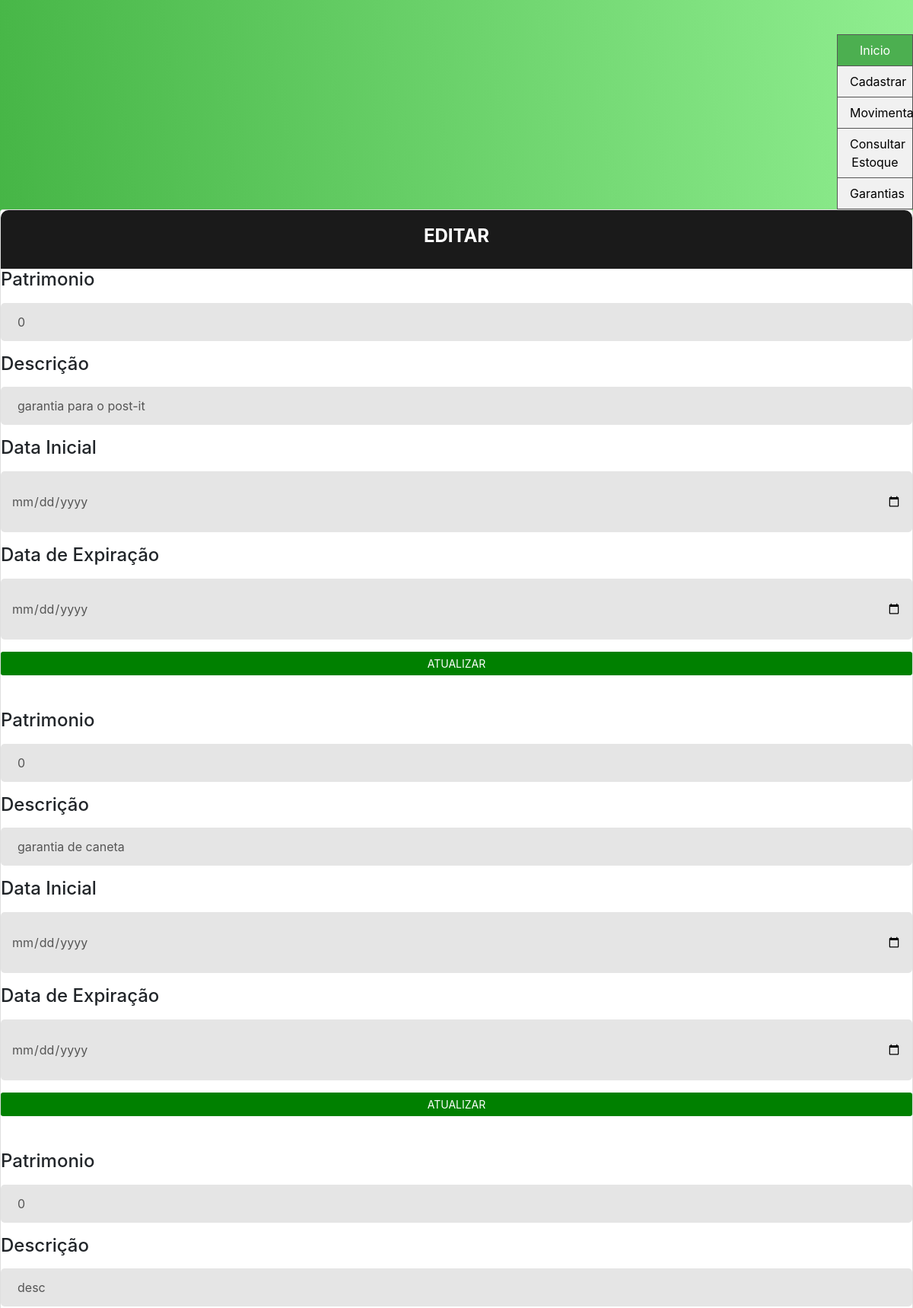
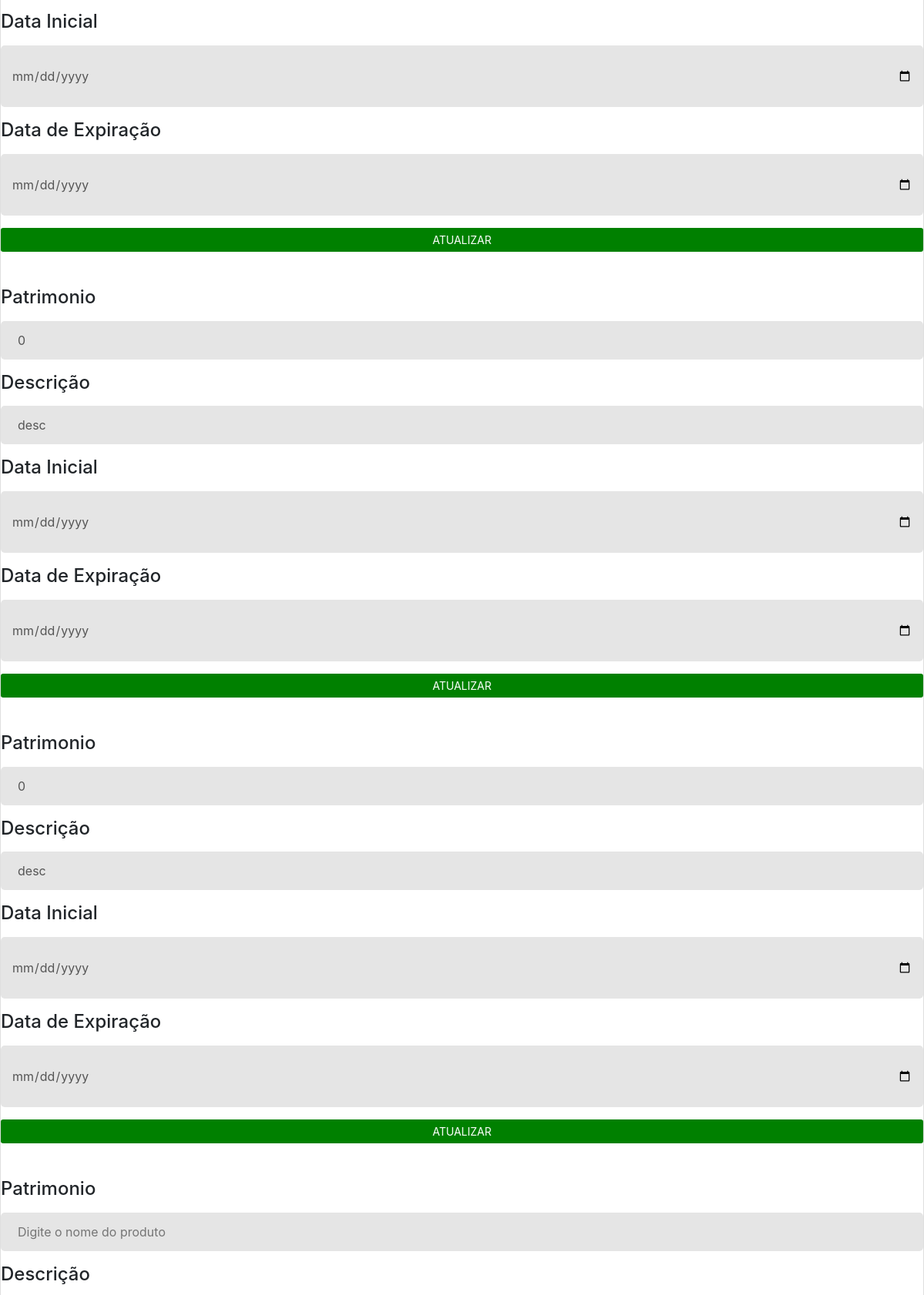
Screenshot of /CADASTRO_SEDES/VERIFICAR/editar_pat.php?id=0 (upper part) with the database file from the repository (2 pictures, top to bottom).
### tables this page shows
CREATE TABLE `garantia` (
  `id` int(11) DEFAULT NULL,
  `data_ex` datetime DEFAULT NULL,
  `descricao` varchar(255) DEFAULT NULL,
  `data_ini` datetime DEFAULT NULL,
  `pat` varchar(255) DEFAULT NULL
);

### CADASTRO_SEDES/VERIFICAR/editar_pat.php (the view, shortened to what this page needs)
<?php
include_once("../../conexao.php");
$id = $_GET['id'];
?>
<head>
        <form action="atualizar_produto.php" method="POST">
                  <?php
            $sql = "SELECT * FROM garantia WHERE pat = $id";
            $retorno = mysqli_query($conn, $sql);
            while ($array1 = mysqli_fetch_array($retorno, MYSQLI_ASSOC)) {
                $data_ex = $array1['data_ex'];
                $descricao = $array1['descricao'];
                $data_ini = $array1['data_ini'];
                $pat = $array1['pat'];
            ?>
<h2 class="title">Editar <?= $TIPO?></h2>
    </div>
    <div class="divtable ">
                <div class="form-group">
        <div class="form-group">
                    <label for="quantidadeProduto">
                        <h4>Patrimonio</h4>
                    </label>
                    <input class="input--style-5" type="text" class="form-control" id="patalmox" name="patalmox" placeholder="Digite o nome do produto" autocomplete="off" value="<?= $pat ?>">
                </div>
                <div class="form-group">
                    <label for="nomeProduto">
                        <h4>Descrição</h4>
                    </label>
                    <input class="input--style-5" type="text" class="form-control" id="descalmox" name="descalmox" placeholder="Digite o nome do produto" autocomplete="off" value="<?= $descricao ?>">
                </div>
       <div class="form-group">
                    <label for="quantidadeProduto">
                        <h4>Data Inicial</h4>
                    </label>
                    <input class="input--style-5" type="date" class="form-control" id="dataini" name="dataini" placeholder="Digite o nome do produto" autocomplete="off" value="<?= $data_ini ?>">
                </div>
              <div class="form-group">
                    <label for="quantidadeProduto">
                        <h4>Data de Expiração</h4>
                    </label>
                    <input class="input--style-5" type="date" class="form-control" id="dataex" name="dataex" placeholder="Digite o nome do produto" autocomplete="off" value="<?= $data_ex  ?>">
                </div>
                <button type="submit" class="btn-enviar btn btn-primary btn-sm btn-block">
                    <h7>Atualizar</h7>
                </button>
            <?php } ?>
    </div>

### css/main.css (style rules this page uses)
.ul2 { list-style-type: none; margin: 0; padding: 0; width: 100px; background-color: #f1f1f1; border: 1px solid #555; float: right; }
li a { display: block; color: #000; padding: 8px 16px; text-decoration: none; }
li { text-align: center; border-bottom: 1px solid #555; }
li:last-child { border-bottom: none; }
li a.active { background-color: #4CAF50; color: white; }
html { -webkit-box-sizing: border-box; -moz-box-sizing: border-box; box-sizing: border-box; }
* { padding: 0; margin: 0; }
*, *:before, *:after { -webkit-box-sizing: inherit; -moz-box-sizing: inherit; box-sizing: inherit; }
body, h1, h2, h3, h4, h5, h6, blockquote, p, pre, dl, dd, ol, ul, figure, hr, fieldset, legend { margin: 0; padding: 0; }
button { outline: none; background: none; border: none; }
.page-wrapper { min-height: 100vh; }
h1, h2, h3, h4, h5, h6 { font-weight: 400; }
h2 { font-size: 30px; }
h4 { font-size: 18px; }
.bg-gra-03 { background: -webkit-gradient(linear, left bottom, right top, from(Green), to(LightGreen)); background: -webkit-linear-gradient(bottom left, Green 0%, LightGreen 100%); background: -moz-linear-gradient(bottom left, Green 0%, LightGreen 100%); background: -o-linear-gradient(bottom left, Green 0%, LightGreen 100%); background: linear-gradient(to top right, Green 0%, LightGreen 100%); }
.p-t-45 { padding-top: 45px; }
.p-b-50 { padding-bottom: 50px; }
.wrapper { margin: 0 auto; }
.wrapper--w790 { height:auto; overflow:hidden; margin:0 auto; width: 100%; max-width: 1300px; }
.btn { display: inline-block; line-height: 50px; padding: 0 50px; -webkit-transition: all 0.4s ease; -o-transition: all 0.4s ease; -moz-transition: all 0.4s ease; transition: all 0.4s ease; cursor: pointer; font-size: 15px; text-transform: uppercase; font-weight: 700; color: #fff; font-family: inherit; }
input[type="date" i] { padding: 14px; }
input { outline: none; margin: 0; border: none; -webkit-box-shadow: none; -moz-box-shadow: none; box-shadow: none; width: 100%; font-size: 14px; font-family: inherit; }
.input--style-5 { background: #e5e5e5; line-height: 50px; -webkit-border-radius: 5px; -moz-border-radius: 5px; border-radius: 5px; padding: 0 22px; font-size: 16px; color: #555; }
.title { font-size: 24px; text-transform: uppercase; font-weight: 700; text-align: center; color: #fff; }
.card { -webkit-border-radius: 3px; -moz-border-radius: 3px; border-radius: 3px; background: #fff; }
.card-5 { background: #fff; -webkit-border-radius: 10px; -moz-border-radius: 10px; border-radius: 10px; -webkit-box-shadow: 0px 8px 20px 0px rgba(0, 0, 0, 0.15); -moz-box-shadow: 0px 8px 20px 0px rgba(0, 0, 0, 0.15); box-shadow: 0px 8px 20px 0px rgba(0, 0, 0, 0.15); }
.card-5 .card-heading { padding: 20px 0; background: #1a1a1a; -webkit-border-top-left-radius: 10px; -moz-border-radius-topleft: 10px; border-top-left-radius: 10px; -webkit-border-top-right-radius: 10px; -moz-border-radius-topright: 10px; border-top-right-radius: 10px; }

### rows the page displays
garantia: patalmox "0", descalmox "garantia para o post-it"
garantia: patalmox "0", descalmox "garantia de caneta"
garantia: patalmox "0", descalmox "desc"
garantia: patalmox "0", descalmox "desc"
garantia: patalmox "0", descalmox "desc"
